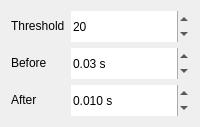
             <widget class="QWidget" name="nk2_page_ssf">
              <layout class="QFormLayout" name="formLayout_10">
               <item row="0" column="0">
                <widget class="BodyLabel" name="label_8">
                 <property name="minimumSize">
                  <size>
                   <width>0</width>
                   <height>31</height>
                  </size>
                 </property>
                 <property name="toolTip">
                  <string>&lt;html&gt;&lt;head/&gt;&lt;body&gt;&lt;p&gt;Set the minimum squared slope change to detect R-peaks in the ECG signal. &lt;/p&gt;&lt;p&gt;Higher values reduce noise detections but may miss some peaks; lower values increase sensitivity but may include noise. &lt;/p&gt;&lt;p&gt;The unit is (volts/sample)^2.&lt;/p&gt;&lt;/body&gt;&lt;/html&gt;</string>
                 </property>
                 <property name="text">
                  <string>&lt;html&gt;&lt;head/&gt;&lt;body&gt;&lt;p&gt;Threshold&lt;/p&gt;&lt;/body&gt;&lt;/html&gt;</string>
                 </property>
                </widget>
               </item>
               <item row="0" column="1">
                <widget class="SpinBox" name="peak_ssf_threshold">
                 <property name="minimumSize">
                  <size>
                   <width>0</width>
                   <height>31</height>
                  </size>
                 </property>
                 <property name="toolTip">
                  <string>&lt;html&gt;&lt;head/&gt;&lt;body&gt;&lt;p&gt;Set the minimum squared slope change to detect R-peaks in the ECG signal. &lt;/p&gt;&lt;p&gt;Higher values reduce noise detections but may miss some peaks; lower values increase sensitivity but may include noise. &lt;/p&gt;&lt;p&gt;The unit is (volts/sample)^2.&lt;/p&gt;&lt;/body&gt;&lt;/html&gt;</string>
                 </property>
                 <property name="frame">
                  <bool>false</bool>
                 </property>
                 <property name="minimum">
                  <number>1</number>
                 </property>
                 <property name="maximum">
                  <number>150</number>
                 </property>
                 <property name="value">
                  <number>20</number>
                 </property>
                </widget>
               </item>
               <item row="1" column="0">
                <widget class="BodyLabel" name="beforeLabel">
                 <property name="minimumSize">
                  <size>
                   <width>0</width>
                   <height>31</height>
                  </size>
                 </property>
                 <property name="toolTip">
                  <string>&lt;html&gt;&lt;head/&gt;&lt;body&gt;&lt;p&gt;Search window size (in seconds) before R-peak candidate&lt;/p&gt;&lt;/body&gt;&lt;/html&gt;</string>
                 </property>
                 <property name="text">
                  <string>&lt;html&gt;&lt;head/&gt;&lt;body&gt;&lt;p&gt;Before&lt;/p&gt;&lt;/body&gt;&lt;/html&gt;</string>
                 </property>
                </widget>
               </item>
               <item row="1" column="1">
                <widget class="DoubleSpinBox" name="peak_ssf_before">
                 <property name="minimumSize">
                  <size>
                   <width>0</width>
                   <height>31</height>
                  </size>
                 </property>
                 <property name="toolTip">
                  <string>&lt;html&gt;&lt;head/&gt;&lt;body&gt;&lt;p&gt;Search window size (in seconds) before R-peak candidate&lt;/p&gt;&lt;/body&gt;&lt;/html&gt;</string>
                 </property>
                 <property name="frame">
                  <bool>false</bool>
                 </property>
                 <property name="suffix">
                  <string> s</string>
                 </property>
                 <property name="minimum">
                  <double>0.010000000000000</double>
                 </property>
                 <property name="maximum">
                  <double>0.100000000000000</double>
                 </property>
                 <property name="singleStep">
                  <double>0.010000000000000</double>
                 </property>
                 <property name="value">
                  <double>0.030000000000000</double>
                 </property>
                </widget>
               </item>
               <item row="2" column="0">
                <widget class="BodyLabel" name="afterLabel">
                 <property name="minimumSize">
                  <size>
                   <width>0</width>
                   <height>31</height>
                  </size>
                 </property>
                 <property name="toolTip">
                  <string>&lt;html&gt;&lt;head/&gt;&lt;body&gt;&lt;p&gt;Search window size (in seconds) after R-peak candidate&lt;/p&gt;&lt;/body&gt;&lt;/html&gt;</string>
                 </property>
                 <property name="text">
                  <string>&lt;html&gt;&lt;head/&gt;&lt;body&gt;&lt;p&gt;After&lt;/p&gt;&lt;/body&gt;&lt;/html&gt;</string>
                 </property>
                </widget>
               </item>
               <item row="2" column="1">
                <widget class="DoubleSpinBox" name="peak_ssf_after">
                 <property name="minimumSize">
                  <size>
                   <width>0</width>
                   <height>31</height>
                  </size>
                 </property>
                 <property name="toolTip">
                  <string>&lt;html&gt;&lt;head/&gt;&lt;body&gt;&lt;p&gt;Search window size (in seconds) after R-peak candidate&lt;/p&gt;&lt;/body&gt;&lt;/html&gt;</string>
                 </property>
                 <property name="frame">
                  <bool>false</bool>
                 </property>
                 <property name="suffix">
                  <string> s</string>
                 </property>
                 <property name="decimals">
                  <number>3</number>
                 </property>
                 <property name="minimum">
                  <double>0.005000000000000</double>
                 </property>
                 <property name="maximum">
                  <double>0.050000000000000</double>
                 </property>
                 <property name="singleStep">
                  <double>0.001000000000000</double>
                 </property>
                 <property name="value">
                  <double>0.010000000000000</double>
                 </property>
                </widget>
               </item>
              </layout>
             </widget>
